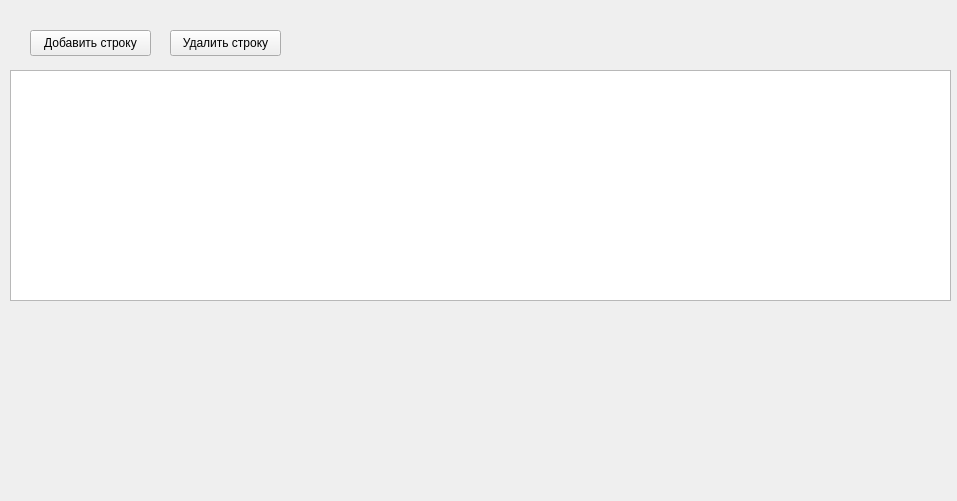
<?xml version="1.0" encoding="UTF-8"?>
<ui version="4.0">
 <class>ApplicantsTableForm</class>
 <widget class="QWidget" name="ApplicantsTableForm">
  <property name="geometry">
   <rect>
    <x>0</x>
    <y>0</y>
    <width>957</width>
    <height>501</height>
   </rect>
  </property>
  <property name="windowTitle">
   <string>Form</string>
  </property>
  <widget class="QPushButton" name="AddRowButton">
   <property name="geometry">
    <rect>
     <x>30</x>
     <y>30</y>
     <width>121</width>
     <height>26</height>
    </rect>
   </property>
   <property name="text">
    <string>Добавить строку</string>
   </property>
  </widget>
  <widget class="QPushButton" name="DeleteRowButton">
   <property name="geometry">
    <rect>
     <x>170</x>
     <y>30</y>
     <width>111</width>
     <height>26</height>
    </rect>
   </property>
   <property name="text">
    <string>Удалить строку</string>
   </property>
  </widget>
  <widget class="QTableView" name="ApplicantsTableView">
   <property name="geometry">
    <rect>
     <x>10</x>
     <y>70</y>
     <width>941</width>
     <height>231</height>
    </rect>
   </property>
  </widget>
 </widget>
 <resources/>
 <connections/>
</ui>
